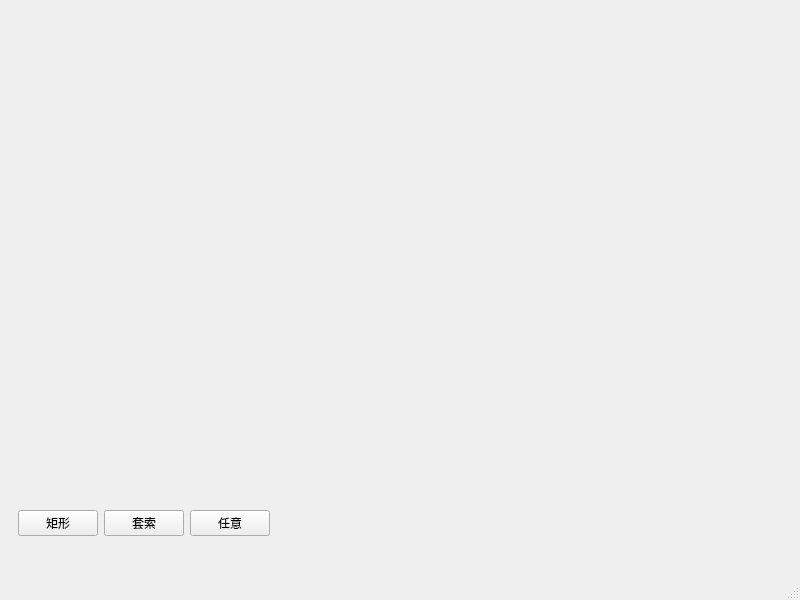
<?xml version="1.0" encoding="UTF-8"?>
<ui version="4.0">
 <class>MainWindow</class>
 <widget class="QMainWindow" name="MainWindow">
  <property name="geometry">
   <rect>
    <x>0</x>
    <y>0</y>
    <width>800</width>
    <height>600</height>
   </rect>
  </property>
  <property name="windowTitle">
   <string>MainWindow</string>
  </property>
  <widget class="QWidget" name="centralwidget">
   <layout class="QVBoxLayout" name="verticalLayout" stretch="5,1">
    <item>
     <widget class="QWidget" name="widget" native="true"/>
    </item>
    <item>
     <widget class="QWidget" name="widget_2" native="true">
      <layout class="QHBoxLayout" name="horizontalLayout">
       <item>
        <widget class="QPushButton" name="pushButton_rect">
         <property name="text">
          <string>矩形</string>
         </property>
        </widget>
       </item>
       <item>
        <widget class="QPushButton" name="pushButton_lasso">
         <property name="text">
          <string>套索</string>
         </property>
        </widget>
       </item>
       <item>
        <widget class="QPushButton" name="pushButton_random">
         <property name="text">
          <string>任意</string>
         </property>
        </widget>
       </item>
       <item>
        <spacer name="horizontalSpacer">
         <property name="orientation">
          <enum>Qt::Horizontal</enum>
         </property>
         <property name="sizeHint" stdset="0">
          <size>
           <width>453</width>
           <height>20</height>
          </size>
         </property>
        </spacer>
       </item>
      </layout>
     </widget>
    </item>
   </layout>
  </widget>
  <widget class="QMenuBar" name="menubar">
   <property name="geometry">
    <rect>
     <x>0</x>
     <y>0</y>
     <width>800</width>
     <height>26</height>
    </rect>
   </property>
  </widget>
  <widget class="QStatusBar" name="statusbar"/>
 </widget>
 <resources/>
 <connections/>
</ui>
